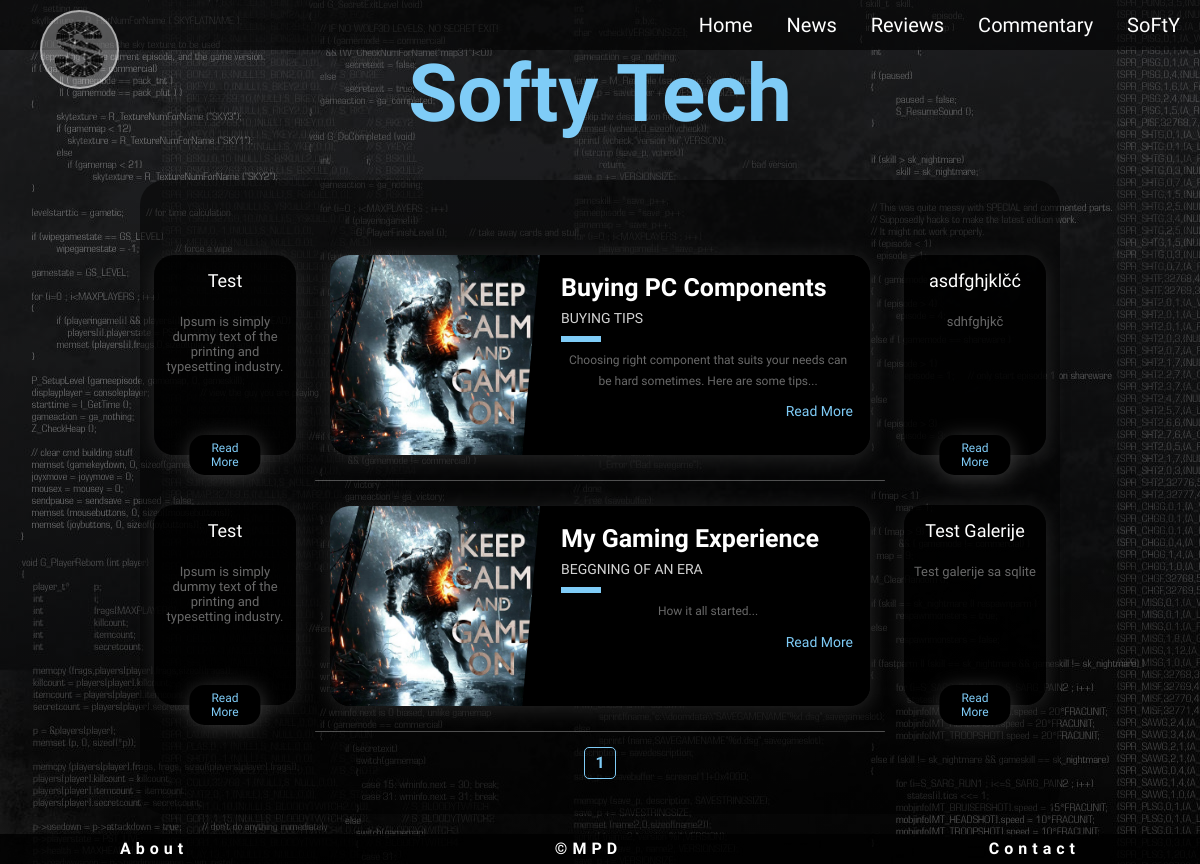
Screenshot of /commentary (signed in) with the database file from the repository.
### flaskblog/models.py (models this page shows, shortened)
class User(db.Model, UserMixin):
    __tablename__ = 'users'
    id = db.Column(db.Integer, primary_key=True)
    username = db.Column(db.String(15), unique=True, nullable=False)
    email = db.Column(db.String(30), unique=True, nullable=False)
    email_confirmed_at = db.Column(db.DateTime(), default=datetime.utcnow)
    password = db.Column(db.String(60), nullable=False)
    roles = db.relationship('Role', secondary='user_roles')
    comments = db.relationship('Comment', backref = 'user', lazy= 'dynamic')
    active = db.Column(db.Boolean(), default=True)

class Post(db.Model):
    __searchable__ = ['title', 'content']
    id = db.Column(db.Integer, primary_key=True)
    title = db.Column(db.String(30), nullable=False)
    subtitle = db.Column(db.String(30), nullable=False)
    description = db.Column(db.Text, nullable=False)
    slug = db.Column(db.String(30), nullable=False)
    headImg = db.Column(db.String(50), nullable=False, default='default.jpg')
    category = db.Column(db.String(30), nullable=False)
    language = db.Column(db.String(30), nullable=False)
    author = db.Column(db.String(30), nullable=False)
    date_posted = db.Column(db.DateTime, nullable=False, default=datetime.utcnow)
    content = db.Column(db.Text, nullable=False)
    comments = db.relationship('Comment', backref = 'post', lazy= 'dynamic')

### flaskblog/main/routes.py (the view)
@main.route("/commentary")
def commentary():
    page = request.args.get('page', 1, type=int)
    posts = Post.query.filter_by(category="Commentary").order_by(Post.date_posted.desc()).paginate(page=page, per_page=2)
    news = Post.query.order_by(Post.date_posted.desc()).filter_by(category="News").first()
    reviews = Post.query.order_by(Post.date_posted.desc()).filter_by(category="Reviews").first()
    return render_template('commentary.html', title='Commentary', posts=posts, news=news, reviews=reviews)

### flaskblog/templates/commentary.html (shortened to what this page needs)
{% extends "base.html" %}
{% block content %}
<div class="mainContent">
    <div class="main">
        {% for post in posts.items %}
            {% include 'includes/blogPost.html' %}
        {% endfor %}
        <div class="pagination">
            {% for page_num in posts.iter_pages(left_edge=1, right_edge=1, left_current=1, right_current=2) %}
            {% if page_num %}
            {% if posts.page == page_num %}
            <a class="pageBtn currentPageBtn" href="{{ url_for('main.commentary', page=page_num) }}">{{ page_num }}</a>
            {% else %}
            <a class="pageBtn" href="{{ url_for('main.commentary', page=page_num) }}">{{ page_num }}</a>
            {% endif %}
            {% else %}
            ...
            {% endif %}
            {% endfor %}
        </div>
    </div>
    <div class="leftSide">
        <div class="sideDiv">
            <h5>Test</h5>
            <p> Ipsum is simply dummy text of the printing and typesetting
                industry. </p>
            <button class="sideDivBtn" type="button">Read More</button>
        </div>
        <div class="sideDiv">
            <h5>Test</h5>
            <p> Ipsum is simply dummy text of the printing and typesetting
                industry.</p>
            <button class="sideDivBtn" type="button">Read More</button>
        </div>
    </div>
    <div class="rightSide">
        <div class="sideDiv">
            <h5>{{ news.title }}</h5>
            <p>{{ news.description }}</p>
            <button class="sideDivBtn" type="button" onclick="window.location.href='{{ url_for('main.post', slug=news.slug) }}'">Read
                More</button>
        </div>
        <div class="sideDiv">
            <h5>{{ reviews.title }}</h5>
            <p>{{ reviews.description }}</p>
            <button class="sideDivBtn" type="button" onclick="window.location.href='{{ url_for('main.post', slug=reviews.slug) }}'">Read
                More</button>
        </div>
    </div>
</div>
{% endblock %}

### flaskblog/templates/includes/header.html (shortened to what this page needs)
<header>
    <div class="navbar">
        <a href="/" id="logo"></a>
        <div class="menu">
            <a class="menuBtn" href="{{ url_for('main.home') }}">Home</a>
            <a class="menuBtn" href="{{ url_for('main.news') }}">News</a>
            <a class="menuBtn" href="{{ url_for('main.reviews') }}">Reviews</a>
            <a class="menuBtn" href="{{ url_for('main.commentary') }}">Commentary</a>
            {% if current_user.is_authenticated %}
                {% if current_user.roles[0].name == 'Admin' %}
                    <a id="loginBtn" class="menuBtn" href="{{ url_for('users.admin') }}">{{ current_user.username }}</a>
                {% endif %}
            {% else %}
                <a id="loginBtn" class="menuBtn" href="{{ url_for('users.login') }}">Sign in</a>
            {% endif %}
        </div>
    </div>
    <div class="title" id="titleID">
        <h1>Softy Tech</h1>
    </div>
</header>

### flaskblog/templates/includes/blogPost.html (shortened to what this page needs)
<div class="blog-card" onclick="window.location.href='{{url_for('main.post', slug=post.slug)}}'">
    <div class="photo photo1"><img src="{{ url_for('static', filename='upload/media/images/head_Images/' + post.headImg) }}" alt=""></div>
    <div class="description">
        <h1>{{ post.title }}</h1>
        <h2>{{ post.subtitle }}</h2>
        <p class="summary">{{ post.description }}</p>
        <a href="{{ url_for('main.post', slug=post.slug) }}">Read More</a>
    </div>
</div>
<div class="spacer"></div>

### flaskblog/static/css/header.css (style rules this page uses)
#logo { background: rgba(255, 255, 255, 0.3); background-image: url(images/SoftyTech.png); background-size: contain; float: left; height: 75px; width: 75px; margin: 10px 0 0 50px; border: solid rgba(255, 255, 255, 0.5) 2px; border-radius: 50%; position: fixed; top: 0; left: -10px; }
.navbar { height: 50px; overflow: hidden; display: flex; align-items: center; vertical-align: middle; background: rgba(0, 0, 0, .6); width: 100%; position: fixed; top: 0; right: 0; z-index: 1; }
.menu { position: absolute; right: 5px; transition: 1s all; }
.menu a { color: white; font-family: 'Orbitron'; font-size: 20px; text-decoration: none; padding: 6px 15px; overflow: hidden; transition: all .5s; text-transform: capitalize; }
#loginBtn { cursor: pointer; }
.menuBtn { position: relative; }
.title { width: 80%; height: 100px; margin: 30px auto 0 auto; text-align: center; }
#titleID h1 { margin: 0; padding: 0; color: #7FCCF7; font-size: 80px; font-family: 'Orbitron'; font-weight: bolder; line-height: 1.6; }

### flaskblog/static/css/glavni.css (style rules this page uses)
body { background-color: black; background: linear-gradient(to bottom right, rgba(0, 0, 0, .4), rgba(0, 0, 0, .5)), url(images/background.jpg) fixed; margin: 5px 0 5px 0; }
.sideDiv { color: white; text-align: center; background-color: rgba(0, 0, 0, .8); width: 95%; height: 200px; margin: 50px auto; border-radius: 20px; position: relative; -webkit-box-shadow: 1px 3px 20px 5px 0px rgba(71, 71, 71, .5); -moz-box-shadow: 1px 3px 20px 0px rgba(71, 71, 71, .5); box-shadow: 1px 3px 20px 0px rgba(71, 71, 71, .5); }
.sideDiv p { padding: 10px 5px; font-family: 'Work Sans', sans-serif; font-size: 13px; color: dimgray; transition: .5s; }
.sideDiv h5 { font-size: 18px; font-weight: 500; padding: 0; padding-top: 15px; margin: 0; margin-top: 10px; font-family: 'Orbitron'; transition: .5s; }
.sideDivBtn { cursor: pointer; background-color: black; color: #7FCCF7; font-size: 12px; font-family: 'Orbitron'; font-weight: 500; -webkit-box-shadow: 1px 3px 20px 5px 0px rgba(71, 71, 71, .8); -moz-box-shadow: 1px 3px 20px 0px rgba(71, 71, 71, .8); box-shadow: 1px 3px 20px 0px rgba(71, 71, 71, .8); border: none; border-radius: 15px; padding: 0 10px; height: 40px; position: absolute; bottom: -20px; left: 50%; transform: translate(-50%, 0px); }
.sideDivBtn:before { content: ''; width: 25px; height: 25px; border-radius: 50%; background-color: #7FCCF7; opacity: .5; }
.sideDivBtn:after { transition: all 0.3s ease; -webkit-transition: all 0.3s ease; content: "\f061"; font-family: FontAwesome; margin-left: -10px; opacity: 0; vertical-align: middle; }
.pagination { margin: 0 auto; padding: 5px; border: none; border-radius: 15px; color: white; text-align: center; }
.pageBtn { display: inline-block; font-family: 'Orbitron'; color: white; font-size: 16px; text-decoration: none; font-weight: bold; text-align: center; padding: 5px; width: 20px; height: 20px; background-color: transparent; border: solid 1px #bbb; border-radius: 5px; }
.currentPageBtn { color: #7FCCF7; border: solid 1.3px #7FCCF7; border-radius: 5px; }
.pageBtn:first-child { margin-left: 20px; }
.pageBtn:last-child { margin-right: 20px; }
@media only screen and (min-width : 950px) { .main { height: auto; min-width: 600px; max-width: 600px; margin: 50px auto 30px auto; grid-column: 2/3; } }
@media only screen and (min-width : 950px) { .leftSide { grid-column: 1/2; grid-row: 1/2; margin-top: 25px; } }
@media only screen and (min-width : 950px) { .rightSide { grid-column: 3/4; grid-row: 1/2; margin-top: 25px; } }
@media only screen and (min-width : 950px) { .mainContent { display: grid; grid-template-columns: 150px 1fr 150px; width: 900px; margin: 50px auto; padding: 0 10px; border-radius: 25px; background-color: rgba(0, 0, 0, .5); } }

### rows the page displays
User: username "SoFtY"
Post: headImg (placeholder picture), title "Buying PC Components", subtitle "BUYING TIPS", description "Choosing right component that suits your needs can be hard sometimes. Here are some tips..."
Post: headImg (placeholder picture), title "My Gaming Experience", subtitle "BEGGNING OF AN ERA", description "How it all started..."
Post: title "asdfghjklčć", description "sdhfghjkč"
Post: title "Test Galerije", description "Test galerije sa sqlite"

### other values shown
{{ page_num }} "1"
